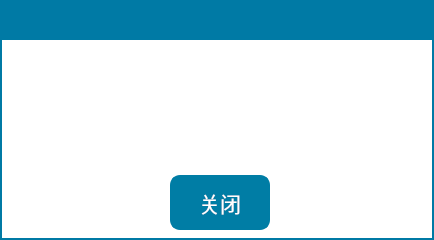
<?xml version="1.0" encoding="UTF-8"?>
<ui version="4.0">
 <class>InfoBox</class>
 <widget class="QDialog" name="InfoBox">
  <property name="geometry">
   <rect>
    <x>0</x>
    <y>0</y>
    <width>434</width>
    <height>240</height>
   </rect>
  </property>
  <property name="windowTitle">
   <string>Dialog</string>
  </property>
  <property name="styleSheet">
   <string notr="true">QDialog{
border:2px solid rgb(0, 122, 165);
border-radius:0px;
background-color: rgb(255, 255, 255);
}
QToolButton{
font: 16pt &quot;楷体&quot;;
color:rgb(255, 255, 255);
border:2px solid rgb(0, 125, 165);
border-radius:10px;
background-color: rgb(0, 125, 165);
}
QLabel{
font: 14pt &quot;楷体&quot;;
color: rgb(0, 125, 165);
}
</string>
  </property>
  <widget class="QToolButton" name="pBtn_ok">
   <property name="geometry">
    <rect>
     <x>170</x>
     <y>175</y>
     <width>100</width>
     <height>55</height>
    </rect>
   </property>
   <property name="font">
    <font>
     <family>楷体</family>
     <pointsize>16</pointsize>
     <weight>50</weight>
     <italic>false</italic>
     <bold>false</bold>
    </font>
   </property>
   <property name="text">
    <string>关闭</string>
   </property>
   <property name="icon">
    <iconset resource="../image.qrc">
     <normaloff>:/Image/close.png</normaloff>:/Image/close.png</iconset>
   </property>
   <property name="iconSize">
    <size>
     <width>40</width>
     <height>30</height>
    </size>
   </property>
   <property name="toolButtonStyle">
    <enum>Qt::ToolButtonTextBesideIcon</enum>
   </property>
  </widget>
  <widget class="QLabel" name="lb_context">
   <property name="geometry">
    <rect>
     <x>10</x>
     <y>55</y>
     <width>410</width>
     <height>100</height>
    </rect>
   </property>
   <property name="font">
    <font>
     <family>文泉驿等宽微米黑</family>
     <pointsize>18</pointsize>
     <weight>50</weight>
     <italic>false</italic>
     <bold>false</bold>
    </font>
   </property>
   <property name="styleSheet">
    <string notr="true">font: 18pt &quot;文泉驿等宽微米黑&quot;;
color: rgb(0, 122, 165);</string>
   </property>
   <property name="text">
    <string/>
   </property>
   <property name="alignment">
    <set>Qt::AlignCenter</set>
   </property>
   <property name="wordWrap">
    <bool>true</bool>
   </property>
  </widget>
  <widget class="QLabel" name="lb_title">
   <property name="geometry">
    <rect>
     <x>0</x>
     <y>0</y>
     <width>434</width>
     <height>40</height>
    </rect>
   </property>
   <property name="styleSheet">
    <string notr="true">font: 20pt &quot;文泉驿等宽微米黑&quot;;
color: rgb(255, 255, 255);
background-color: rgb(0, 122, 165);</string>
   </property>
   <property name="text">
    <string/>
   </property>
  </widget>
 </widget>
 <resources>
  <include location="../image.qrc"/>
 </resources>
 <connections/>
</ui>
